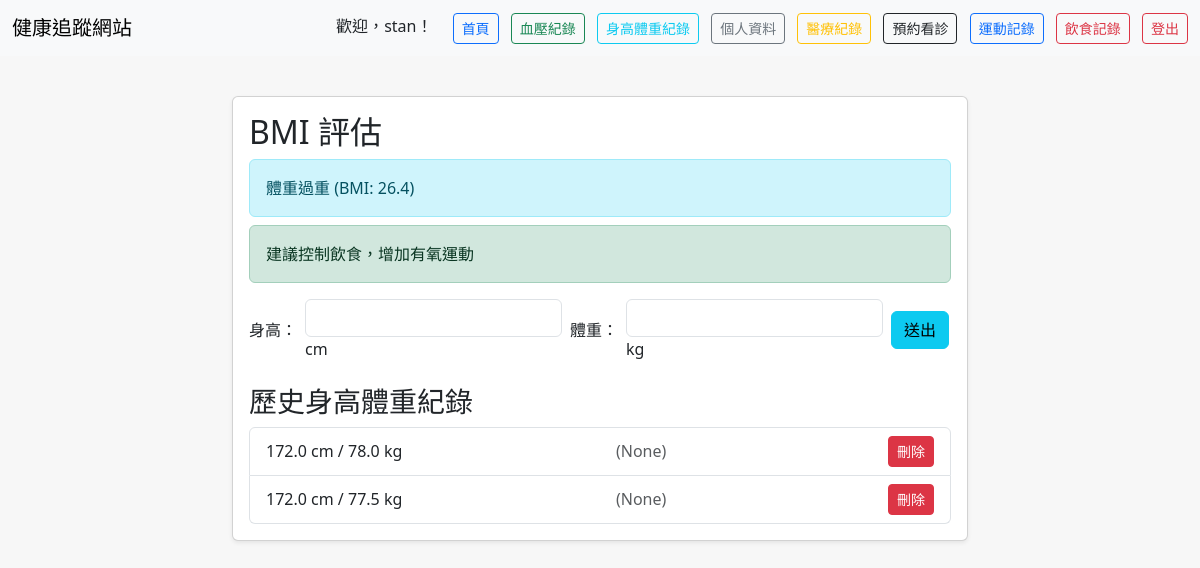
The page /height_weight (signed in) on the database as committed earlier.
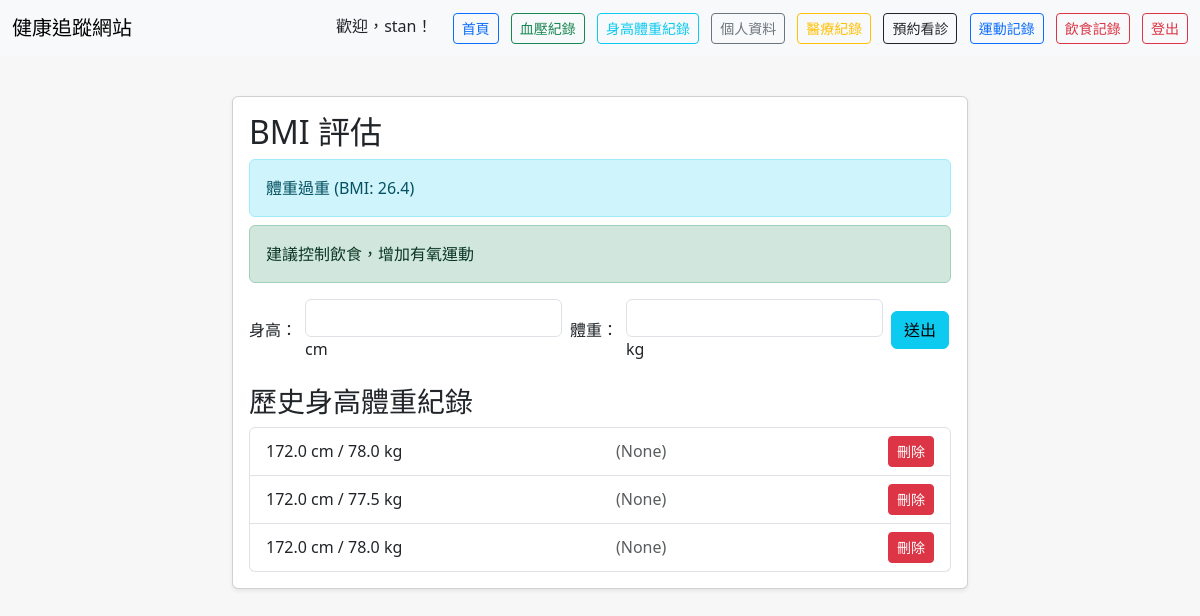
The same page on the database as committed later.
### tables this page shows
CREATE TABLE users (
            id INTEGER PRIMARY KEY AUTOINCREMENT,
            username TEXT UNIQUE NOT NULL,
            password TEXT NOT NULL
        , gender TEXT, age INTEGER, height REAL, weight REAL, birthday TEXT, email TEXT, created_at TEXT);

CREATE TABLE height_weight (
            id INTEGER PRIMARY KEY AUTOINCREMENT,
            user_id INTEGER,
            height REAL,
            weight REAL,
            created_at TIMESTAMP DEFAULT CURRENT_TIMESTAMP, notes TEXT, date TEXT, recorded_at TEXT,
            FOREIGN KEY(user_id) REFERENCES users(id)
        );

### app.py (the view)
@app.route('/height_weight')
def height_weight():
    user = get_current_user()
    if not user:
        return redirect(url_for('login'))
    health_service = get_health_service()
    if request.args.get('delete_id'):
        delete_id = int(request.args.get('delete_id'))
        health_service.delete_height_weight_record(delete_id, user['id'])
        flash('身高體重紀錄已刪除')
        return redirect(url_for('height_weight'))
    hw_records = health_service.get_height_weight_records(user['id'])
    hw_list = []
    for record in hw_records:
        hw_list.append({
            'id': record['id'],
            'height': record['height'],
            'weight': record['weight'],
            'created_at': record.get('date', record.get('created_at', ''))
        })
    latest_hw = hw_list[0] if hw_list else None
    gender, birthday = health_service.get_user_profile(user['id'])
    _, age = health_service.calculate_age_and_days(birthday)
    evaluation = health_service.evaluate_bmi(latest_hw, gender, age)
    return render_template('height_weight.html',
                         hw_list=hw_list,
                         evaluation=evaluation,
                         username=user['username'])

### app.py (called while the page is built)
def get_current_user():
    username = session.get('username')
    if not username:
        return None
    auth_service = get_auth_service()
    user = auth_service.get_user_by_username(username)
    if user:
        return {
            'id': user.id,
            'username': user.username,
            'password': user.password,
            'email': user.email,
            'gender': user.gender,
            'birthday': user.birthday,
            'created_at': user.created_at
        }
    return None

### di_container.py (called while the page is built)
def get_container() -> DIContainer:
    if _container is None:
        raise RuntimeError("Container not initialized. Call initialize_container() first.")
    return _container

def get_auth_service():
    return get_container().get_auth_service()

def get_health_service():
    return get_container().get_health_service()

    def get_auth_service(self):
        return self._services['auth']

    def get_health_service(self):
        return self._services['health']

### repositories/user_repository.py (called while the page is built)
    def get_user_by_username(self, username: str) -> Optional[User]:
        try:
            conn = sqlite3.connect(self.db_path)
            conn.row_factory = sqlite3.Row
            c = conn.cursor()
            c.execute("SELECT * FROM users WHERE username = ?", (username,))
            row = c.fetchone()
            conn.close()
            if row:
                return User(
                    id=row['id'],
                    username=row['username'],
                    password=row['password'],
                    email=row['email'],
                    gender=row['gender'],
                    birthday=row['birthday'],
                    created_at=row['created_at']
                )
            return None
        except Exception as e:
            print(f"Error getting user: {e}")
            return None

### services/authentication_service.py (called while the page is built)
    def get_user_by_username(self, username: str) -> Optional[User]:
        try:
            return self.user_repository.get_user_by_username(username)
        except Exception as e:
            print(f"Error getting user by username: {e}")
            return None

### services/health_evaluation_service.py (called while the page is built)
    def calculate_bmi(self, height: float, weight: float) -> float:
        if height <= 0 or weight <= 0:
            return 0.0
        height_m = height / 100  # Convert cm to meters
        return weight / (height_m * height_m)

### templates/height_weight.html (shortened to what this page needs)
<!DOCTYPE html>
<html lang="zh-Hant">
<head>
    <link href="https://cdn.jsdelivr.net/npm/bootstrap@5.3.2/dist/css/bootstrap.min.css" rel="stylesheet">
</head>
<body>
    <nav class="navbar navbar-expand-lg navbar-light bg-light mb-4">
      <div class="container-fluid">
        <span class="navbar-brand">健康追蹤網站</span>
        <div>
          <span class="me-3">歡迎，{{ username }}！</span>
          <a class="btn btn-outline-primary btn-sm me-2" href="{{ url_for('index') }}">首頁</a>
          <a class="btn btn-outline-success btn-sm me-2" href="{{ url_for('blood_pressure') }}">血壓紀錄</a>
          <a class="btn btn-outline-info btn-sm me-2" href="{{ url_for('height_weight') }}">身高體重紀錄</a>
          <a class="btn btn-outline-secondary btn-sm me-2" href="{{ url_for('profile') }}">個人資料</a>
          <a class="btn btn-outline-warning btn-sm me-2" href="{{ url_for('medical_records') }}">醫療紀錄</a>
          <a class="btn btn-outline-dark btn-sm me-2" href="{{ url_for('appointments') }}">預約看診</a>
          <a class="btn btn-outline-primary btn-sm me-2" href="{{ url_for('exercise') }}">運動記錄</a>
          <a class="btn btn-outline-danger btn-sm me-2" href="{{ url_for('diet') }}">飲食記錄</a>
          <a class="btn btn-outline-danger btn-sm" href="{{ url_for('logout') }}">登出</a>
        </div>
      </div>
    </nav>
    <div class="container">
      <div class="row justify-content-center">
        <div class="col-md-8">
          <div class="card shadow-sm mb-4">
            <div class="card-body">
              <h2 class="card-title">BMI 評估</h2>
              {% if evaluation and evaluation.status %}
                <div class="alert alert-info mb-2">{{ evaluation.status }}</div>
                <div class="alert alert-success">{{ evaluation.recommendation }}</div>
              {% else %}
                <div class="alert alert-secondary">尚無評價，請輸入身高體重資料。</div>
              {% endif %}
              <form method="post" action="/record/height_weight">
                <div class="row g-2 align-items-center mb-2">
                  <div class="col-auto">
                    <label class="col-form-label">身高：</label>
                  </div>
                  <div class="col-auto">
                    <input type="number" class="form-control" name="height" step="0.1" required> cm
                  </div>
                  <div class="col-auto">
                    <label class="col-form-label">體重：</label>
                  </div>
                  <div class="col-auto">
                    <input type="number" class="form-control" name="weight" step="0.1" required> kg
                  </div>
                  <div class="col-auto">
                    <button type="submit" class="btn btn-info">送出</button>
                  </div>
                </div>
              </form>
              <h3 class="mt-4">歷史身高體重紀錄</h3>
              <ul class="list-group">
                {% for hw in hw_list %}
                <li class="list-group-item d-flex justify-content-between align-items-center">
                  {{ hw.height }} cm / {{ hw.weight }} kg <span class="text-muted">({{ hw.created_at }})</span>
                  <a href="{{ url_for('height_weight', delete_id=hw.id) }}" class="btn btn-sm btn-danger ms-2" onclick="return confirm('確定要刪除這筆身高體重紀錄嗎？')">刪除</a>
                </li>
                {% else %}
                <li class="list-group-item">尚無紀錄</li>
                {% endfor %}
              </ul>
            </div>
          </div>
        </div>
      </div>
    </div>
</body>
</html>

### templates/height_weight.html (style rules this page uses)
body { background: #f7f7f7; }
.container { margin-top: 40px; }

Rows that differ between the two databases and show on the page:
added height_weight: height "172.0", weight "78.0", created_at "None"
